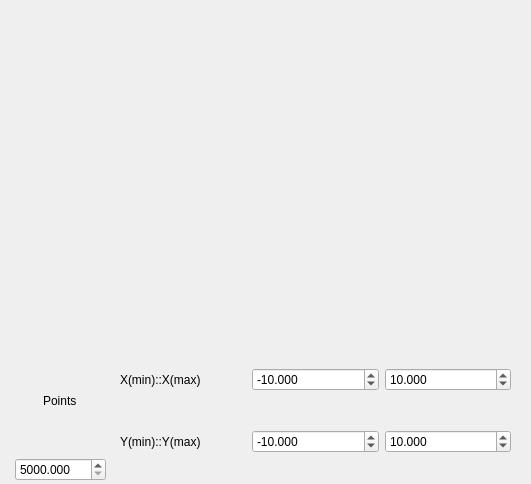
<?xml version="1.0" encoding="UTF-8"?>
<ui version="4.0">
 <class>Dialog</class>
 <widget class="QDialog" name="Dialog">
  <property name="geometry">
   <rect>
    <x>0</x>
    <y>0</y>
    <width>531</width>
    <height>484</height>
   </rect>
  </property>
  <property name="windowTitle">
   <string>Dialog</string>
  </property>
  <widget class="QWidget" name="layoutWidget">
   <property name="geometry">
    <rect>
     <x>120</x>
     <y>335</y>
     <width>391</width>
     <height>151</height>
    </rect>
   </property>
   <layout class="QHBoxLayout" name="horizontalLayout_3">
    <item>
     <layout class="QVBoxLayout" name="verticalLayout">
      <item>
       <layout class="QHBoxLayout" name="horizontalLayout_2">
        <item>
         <widget class="QLabel" name="label_4">
          <property name="text">
           <string>X(min)::X(max)</string>
          </property>
         </widget>
        </item>
        <item>
         <widget class="QDoubleSpinBox" name="d_f_1">
          <property name="readOnly">
           <bool>false</bool>
          </property>
          <property name="specialValueText">
           <string/>
          </property>
          <property name="showGroupSeparator" stdset="0">
           <bool>false</bool>
          </property>
          <property name="decimals">
           <number>3</number>
          </property>
          <property name="minimum">
           <double>-1000000.000000000000000</double>
          </property>
          <property name="maximum">
           <double>1000000.000000000000000</double>
          </property>
          <property name="value">
           <double>-10.000000000000000</double>
          </property>
         </widget>
        </item>
        <item>
         <widget class="QDoubleSpinBox" name="d_f_2">
          <property name="decimals">
           <number>3</number>
          </property>
          <property name="minimum">
           <double>-1000000.000000000000000</double>
          </property>
          <property name="maximum">
           <double>1000000.000000000000000</double>
          </property>
          <property name="value">
           <double>10.000000000000000</double>
          </property>
         </widget>
        </item>
       </layout>
      </item>
      <item>
       <layout class="QHBoxLayout" name="horizontalLayout">
        <item>
         <widget class="QLabel" name="label_3">
          <property name="text">
           <string>Y(min)::Y(max)</string>
          </property>
         </widget>
        </item>
        <item>
         <widget class="QDoubleSpinBox" name="e_f_1">
          <property name="decimals">
           <number>3</number>
          </property>
          <property name="minimum">
           <double>-1000000.000000000000000</double>
          </property>
          <property name="maximum">
           <double>1000000.000000000000000</double>
          </property>
          <property name="value">
           <double>-10.000000000000000</double>
          </property>
         </widget>
        </item>
        <item>
         <widget class="QDoubleSpinBox" name="e_f_2">
          <property name="decimals">
           <number>3</number>
          </property>
          <property name="minimum">
           <double>-1000000.000000000000000</double>
          </property>
          <property name="maximum">
           <double>1000000.000000000000000</double>
          </property>
          <property name="value">
           <double>10.000000000000000</double>
          </property>
         </widget>
        </item>
       </layout>
      </item>
     </layout>
    </item>
   </layout>
  </widget>
  <widget class="QCustomPlot" name="widget" native="true">
   <property name="geometry">
    <rect>
     <x>0</x>
     <y>0</y>
     <width>531</width>
     <height>311</height>
    </rect>
   </property>
  </widget>
  <widget class="QWidget" name="layoutWidget_2">
   <property name="geometry">
    <rect>
     <x>0</x>
     <y>350</y>
     <width>121</width>
     <height>131</height>
    </rect>
   </property>
   <layout class="QHBoxLayout" name="horizontalLayout_4">
    <item>
     <layout class="QVBoxLayout" name="verticalLayout_2">
      <item>
       <layout class="QHBoxLayout" name="horizontalLayout_5">
        <item alignment="Qt::AlignmentFlag::AlignHCenter">
         <widget class="QLabel" name="label_5">
          <property name="text">
           <string>Points</string>
          </property>
         </widget>
        </item>
       </layout>
      </item>
      <item>
       <layout class="QHBoxLayout" name="horizontalLayout_6">
        <item alignment="Qt::AlignmentFlag::AlignHCenter">
         <widget class="QDoubleSpinBox" name="e_f_3">
          <property name="decimals">
           <number>3</number>
          </property>
          <property name="minimum">
           <double>5000.000000000000000</double>
          </property>
          <property name="maximum">
           <double>100000.000000000000000</double>
          </property>
          <property name="value">
           <double>5000.000000000000000</double>
          </property>
         </widget>
        </item>
       </layout>
      </item>
     </layout>
    </item>
   </layout>
  </widget>
 </widget>
 <customwidgets>
  <customwidget>
   <class>QCustomPlot</class>
   <extends>QWidget</extends>
   <header location="global">qcustomplot.h</header>
   <container>1</container>
  </customwidget>
 </customwidgets>
 <resources/>
 <connections/>
</ui>
